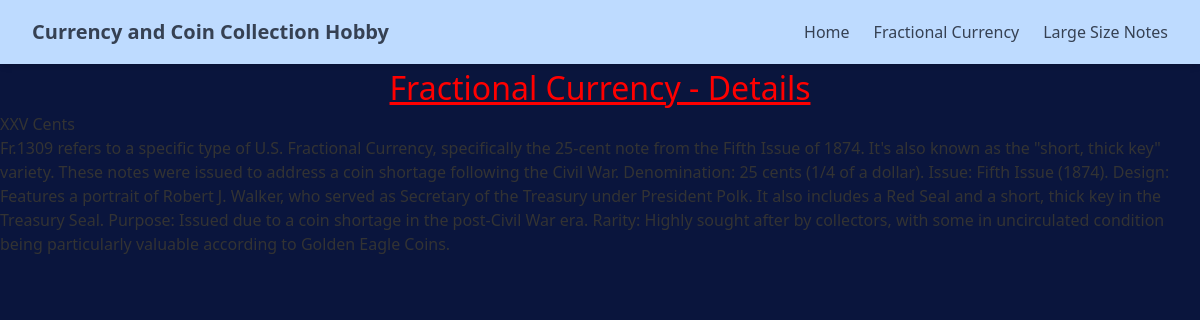
The page /fractional_currency/2/ on the database its author committed.
### fractional_currency/models.py (models this page shows, shortened)
class fractionalCurrencyVariety(models.Model):
    ISSUE_TYPE = [
        ('I', 'First Issue'),
        ('II', 'Second Issue'),
        ('III', 'Third Issue'),
        ('IV', 'Fourth Issue'),
        ('V', 'Fifth Issue'),
    ]
    CURRENCY_TYPE_CHOICE = [
        ('III', 'Three Cents'),
        ('V', 'Five Cents'),
        ('X', 'Ten Cents'),
        ('XV', 'Fifteen Cents'),
        ('XXV', 'Twenty Five Cents'),
        ('L', 'Fifty Cents'),
    ]
    name = models.CharField(max_length=100)
    year = models.CharField(max_length=100, default='2025')
    portrait = models.CharField(max_length=100, default='')
    fr_number = models.IntegerField(default=0, help_text="Fr Number.")
    price_paid = models.DecimalField(max_digits=10, decimal_places=2, default=0.00)
    image = models.ImageField(upload_to='fractional_currencies/')
    date_added = models.DateTimeField(default=timezone.now)
    type = models.CharField(max_length=5, choices=CURRENCY_TYPE_CHOICE)
    issue = models.CharField(max_length=5, choices=ISSUE_TYPE)
    description = models.TextField(default='')

### fractional_currency/views.py (the view)
# urls.py: path('<int:fractional_id>/', views.fractional_details, name='fractional_detail'),
def fractional_details(request, fractional_id):
    fractional = get_object_or_404(fractionalCurrencyVariety, pk=fractional_id)
    return render(request, 'fractional_currency/fractional_currency_detail.html', { 'fractional': fractional })

### fractional_currency/templates/fractional_currency/fractional_currency_detail.html (shortened to what this page needs)
{% extends "layout.html" %}
{% block content %}
<h1> Fractional Currency - Details </h1>
<h3>{{fractional.name}}</h3>
<p>{{fractional.description}}</p>
{% endblock %}

### static/style.css (style rules this page uses)
body { font-family: 'Segoe UI', Tahoma, Geneva, Verdana, sans-serif; margin: 0; background-color: #0a153d; color: #333; }
h1 { text-align: center; font-size: 2em; color: red; text-decoration: underline; }

### rows shown on the page
fractionalCurrencyVariety: name "XXV Cents", description "Fr.1309 refers to a specific type of U.S. Fractional Currency, specifically the 25-cent note from the Fifth Issue of 1874. It's also known as the \"short, thick key\" variety. These notes were issued to address a coin shortage following the Civil War. Denomination: 25 cents (1/4 of a dollar). Issue: Fifth Issue (1874). Design: Features a portrait of Robert J. Walker, who served as Secretary of the Treasury under President Polk. It also includes a Red Seal and a short, thick key in the Treasury Seal. Purpose: Issued due to a coin shortage in the post-Civil War era. Rarity: Highly sought after by collectors, with some in uncirculated condition being particularly valuable according to Golden…"
